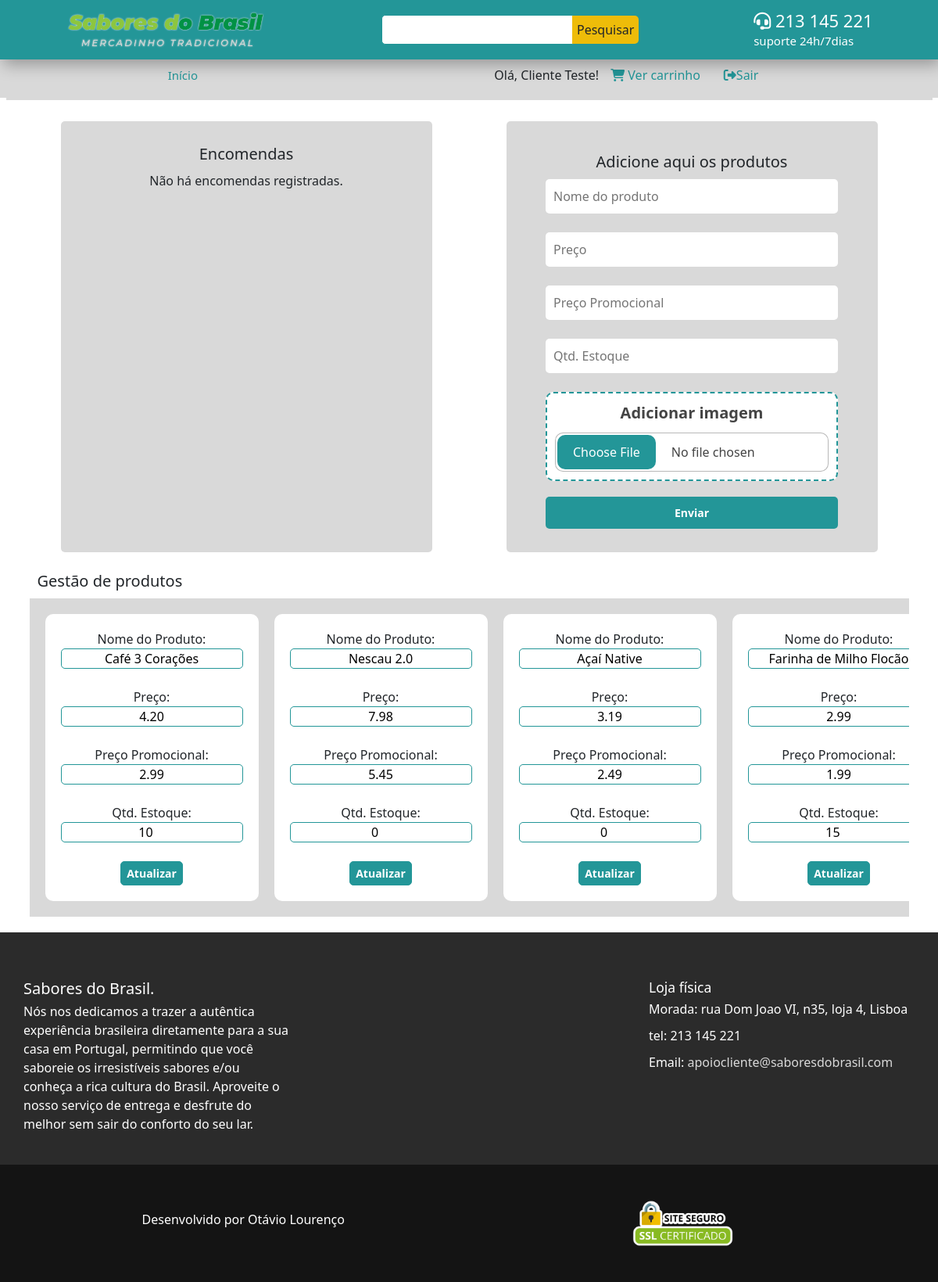
The app's page /pages/admPage.php (signed in) with its own data.
### tables this page shows
CREATE TABLE `Produtos` (
  `IDproduto` int(11) NOT NULL,
  `NomeProduto` varchar(255) NOT NULL,
  `Preco` decimal(5,2) DEFAULT NULL,
  `PrecoPromo` decimal(5,2) DEFAULT NULL,
  `QtEstoque` int(11) NOT NULL,
  `FotoProduto` text NOT NULL
);

### pages/admPage.php (the view, shortened to what this page needs)
<!doctype html>
<html lang="pt">
<head>
    <link href="https://cdn.jsdelivr.net/npm/bootstrap@5.3.0-alpha3/dist/css/bootstrap.min.css" rel="stylesheet">
    <link rel="stylesheet" href="../css/style.css">
</head>
<body>
    <div class="container-fluid sob-menu fixed-top d-none d-sm-block">
        <div class="row">
            <div class="col-sm " style="background-color: var(--primary-color);">
                <div class="d-flex justify-content-around align-items-center">
                    <span class="logo"><img src="../images/diversos/logo-nome.png" alt="" height="50"></span>
                    <div>
                        <input class="input-search rounded-start-3" type="search" name="" id="">
                        <button class="btn-yellow rounded-end-3">Pesquisar</button>
                    </div>
                    <span class="tel"><i class="fa-solid fa-headset"></i> 213 145 221
                        <h4>suporte 24h/7dias</h4>
                    </span>
                </div>
            </div>
        </div>
    </div>
    <div class="container-fluid d-none d-sm-block" style="padding-top: 7.5rem;">
        <div class="row">
            <div class="col-sm" style="background-color: var(--grey-color); height: 5rem;">
                <nav class="nav-bar d-flex flex-row justify-content-around align-items-center">
                    <ul>
                        <li><a href="../index.php">Início</a></li>
                    </ul>
                    <div class="float-end me-5 d-flex flex-row justify-content-evenly">
                        <?php
                        if (isset($_SESSION['IDuser'])) {
                            echo '<p> Olá, ' . $_SESSION['Nome'] . '!</p>';
                        } else {
                            echo '<a href="../pages/login.php"><button class="btn btn-primary-new"><i class="fa-solid fa-user"></i> Entrar</button></a>';
                        }
                        ?>
                        <a href="../pages/cart.php" class="link px-4"><i class="fa-solid fa-cart-shopping"></i> Ver carrinho</a>
                        <?php
                        if (isset($_SESSION['IDuser'])) {
                            echo '<a href="../assets/logout.php" class="link px-4" title="Sair"><i class="fa-solid fa-right-from-bracket"></i>Sair</a>';
                        }
                        ?>
                    </div>
                </nav>
            </div>
        </div>
    </div>
    <div class="container">
        <div class="row mt-5 d-flex justify-content-around">
            <div class="col-md-5 d-flex flex-column rounded-3 mb-4 p-5" style="background-color: var(--grey-color)">
                <h2 class="mb-3 text-center">Encomendas</h2>
                <?php
                require('../connect_db.php');
                $sql = "SELECT * FROM Encomendas";
                $result = $conn->query($sql);
                if ($result->num_rows > 0) {
                    echo "<table class='table lista-checkout'>";
                    echo "<tr>";
                    echo "<th>IDCliente </th>";
                    echo "<th>Morada </th>";
                    echo "<th>Total </th>";
                    echo "<th>Data da Encomenda</th>";
                    echo "</tr>";
                    while ($row = $result->fetch_assoc()) {
                        echo "<tr>";
                        echo "<td>" . $row["IDuser"] . "</td>";
                        echo "<td>" . $row["Morada"] . "</td>";
                        echo "<td>" . $row["Total"] . "</td>";
                        echo "<td>" . $row["DataEncomenda"] . "</td>";
                        echo "</tr>";
                    }
                    echo "</table>";
                } else {
                    echo "<p class='text-center'>Não há encomendas registradas.</p>";
                }
                ?>
            </div>
            <div class="col-md-5 d-flex flex-column justify-content-center align-items-center rounded-3 mb-4 p-5" style="background-color: var(--grey-color)">
                <h2 class="m-3 text-center">Adicione aqui os produtos</h2>
                <form action="../images/inserir_produtos.php" method="POST" enctype="multipart/form-data" id="form-add-produto">
                    <input type="text" name="nomeProduto" placeholder="Nome do produto" required><br>
                    <input type="text" name="preco" placeholder="Preço" required><br>
                    <input type="text" name="precoPromo" placeholder="Preço Promocional"><br>
                    <input type="number" name="qtEstoque" id="" placeholder="Qtd. Estoque" required><br>
                    <label for="file-input" class="drop-container">
                        <span class="drop-title">Adicionar imagem</span>
                        <input type="file" name="foto_produto" accept="image/*" required="" id="file-input" required>
                    </label>
                    <input class="btn btn-primary-new w-100" type="submit" value="Enviar">
                </form>
            </div>
        </div>
    </div>
    <div class="container">
        <div class="row">
            <div class="col-md">
                <h2 class="m-3">Gestão de produtos</h2>
                <div class="container-produtos ">
                    <?php
                    require('../connect_db.php');
                    $sql = "SELECT * FROM Produtos";
                    $result = $conn->query($sql);
                    if ($result->num_rows > 0) {
                        while ($row = $result->fetch_assoc()) {
                            echo '<form action="../assets/functions.php" method="post" class="form-Gest-Pdt">';
                            echo 'Nome do Produto: <input type="text" name="NomeProduto" value="' . $row['NomeProduto'] . '"><br>';
                            echo 'Preço: <input type="text" name="Preco" value="' . $row['Preco'] . '"><br>';
                            echo 'Preço Promocional: <input type="text" name="PrecoPromo" value="' . $row['PrecoPromo'] . '"><br>';
                            echo 'Qtd. Estoque: <input type="number" name="QtEstoque" value="' . $row['QtEstoque'] . '"><br>';
                            echo '<input class="btn btn-primary-new" type="submit" value="Atualizar">';
                            echo '</form>';
                        }
                    }
                    ?>
                </div>
            </div>
        </div>
    </div>
    <div class="container-fluid pt-5 text-white" style="background-color: var(--soft-black);">
        <div class="row d-flex justify-content-between">
            <div class="col-sm-4 p-5">
                <h2>Sabores do Brasil.</h2>
                <p>Nós nos dedicamos a trazer a autêntica experiência brasileira diretamente para a sua casa em Portugal, permitindo que você saboreie os irresistíveis sabores e/ou conheça a rica cultura do Brasil. Aproveite o nosso serviço de entrega e desfrute do melhor sem sair do conforto do seu lar.</p>
            </div>
            <div class="col-sm-4 p-5">
                <h3>Loja física</h3>
                <p>Morada: rua Dom Joao VI, n35, loja 4, Lisboa</p>
                <p>tel: 213 145 221</p>
                <p>Email: <a href="mailto:email@email.com" class="text-email">apoiocliente@saboresdobrasil.com</a></p>
            </div>
        </div>
    </div>
    <footer class="container-fluid d-flex justify-content-between align-items-center" style="background-color: var(--black-color); height: 15rem;">
        <div class="row px-5 w-100">
            <div class="col-sm-6 footer d-flex justify-content-center align-items-center">
                <p style="color: var(--white-color);">Desenvolvido por Otávio Lourenço</p>
            </div>
            <div class="col-sm-6 d-flex justify-content-center align-items-center">
                <div class="pgmto-metodos float-end">
                    <img src="../images/diversos/site-seguro.png" height="60rem" alt="">
                </div>
            </div>
        </div>
    </footer>
</body>
</html>

### css/style.css (style rules this page uses)
:root { --primary-color: #239698; --primary-color-soft: #16606149; --white-color: #fff; --grey-color: #d9d9d9; --black-color: #141414; --soft-black: #2b2b2b; --yellow-color: #eebc09; --red-color: #dc3445; }
* { margin: 0; padding: 0; box-sizing: border-box; }
html { font-size: 62.5%; scroll-behavior: smooth; }
body { font-size: 1.6rem; }
.sob-menu { background-color: var(--primary-color); padding: 1rem; -webkit-box-shadow: 4px 7px 19px 0px rgba(0, 0, 0, 0.3); box-shadow: 4px 7px 19px 0px rgba(0, 0, 0, 0.3); }
.logo img { filter: drop-shadow(0 0 0.1rem #e4e4e4); }
.input-search { border: none; padding: 0.6rem; margin-right: -0.5rem; }
.btn-yellow { background-color: var(--yellow-color); color: rgba(var(--black-color), 0.5); border: none; padding: 0.6rem; }
.tel { color: var(--white-color); font-size: 2.2rem; }
.nav-bar { list-style: none; float: left; background-color: var(--grey-color); width: 100%; }
.nav-bar li { position: relative; float: left; list-style: none; }
.nav-bar li a { display: block; padding: 1rem; font-size: 1.5rem; margin-right: 1.5rem; color: var(--primary-color); text-decoration: none; }
.btn-primary-new { font-size: 1.4rem; font-weight: 600; --bs-btn-color: var(--bs-white); --bs-btn-bg: var(--primary-color); --bs-btn-border-color: var(--bd-violet-bg); --bs-btn-hover-color: var(--bs-white); --bs-btn-hover-bg: #1d7d7e; --bs-btn-active-color: var(--bs-btn-hover-color); --bs-btn-active-bg: #166061; }
.footer { display: flex; justify-content: space-between; text-align: center; }
.input-ck:focus, input:valid { outline: none; border: 0.15rem solid var(--primary-color); }
#form-add-produto { display: flex; flex-direction: column; align-items: center; }
#form-add-produto > input { border: none; border-radius: 0.5rem; padding: 1rem; width: 100%; }
.drop-container { background-color: #fff; display: flex; gap: 1rem; flex-direction: column; align-items: center; padding: 1rem; margin-bottom: 2rem; border-radius: 1rem; border: 0.2rem dashed #239698; cursor: pointer; transition: background 0.2s ease-in-out, border 0.2s ease-in-out; }
.drop-title { color: #444; font-size: 20px; font-weight: bold; text-align: center; transition: color 0.2s ease-in-out; }
#file-input { width: 350px; max-width: 100%; color: #444; padding: 2px; background: #fff; border-radius: 10px; border: 1px solid rgba(8, 8, 8, 0.288); }
.link { text-decoration: none; color: var(--primary-color); }
.text-email { color: var(--grey-color); text-decoration: none; }
.container-produtos { display: flex; flex-direction: row; flex-wrap: nowrap; overflow-x: scroll; background-color: var(--grey-color); padding: 1rem; margin-bottom: 2rem; }
.form-Gest-Pdt { display: flex; flex-direction: column; align-items: center; width: 30rem; padding: 2rem; margin: 1rem; border-radius: 1rem; background-color: var(--white-color); }
.form-Gest-Pdt > input { text-align: center; border-radius: 0.5rem; }

### records on screen
produtos: NomeProduto "Café 3 Corações", Preco "4.20", PrecoPromo "2.99", QtEstoque "10"
produtos: NomeProduto "Nescau 2.0", Preco "7.98", PrecoPromo "5.45", QtEstoque "0"
produtos: NomeProduto "Açaí Native", Preco "3.19", PrecoPromo "2.49", QtEstoque "0"
produtos: NomeProduto "Farinha de Milho Flocão", Preco "2.99", PrecoPromo "1.99", QtEstoque "15"

### other values on screen
$_SESSION['Nome'] "Cliente Teste"
